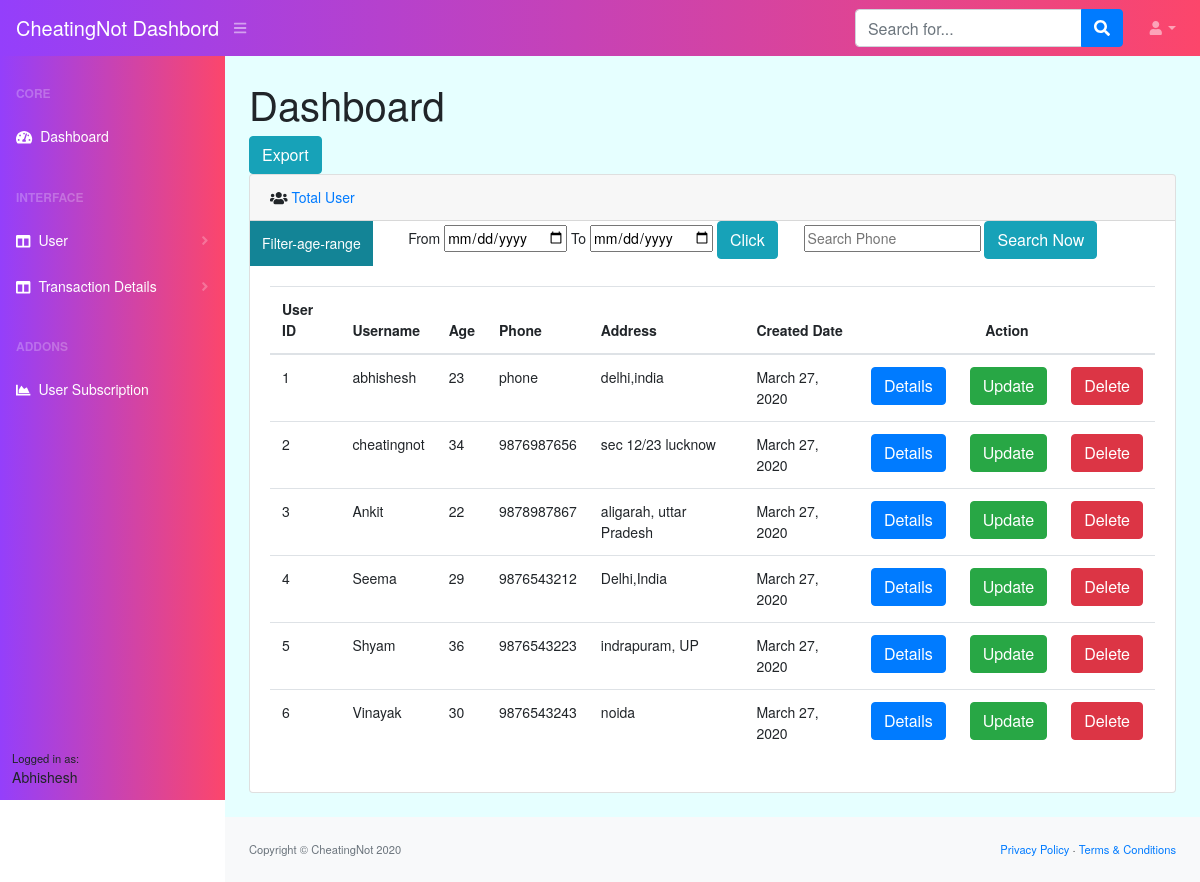
Page /userList/ on the earlier database version.
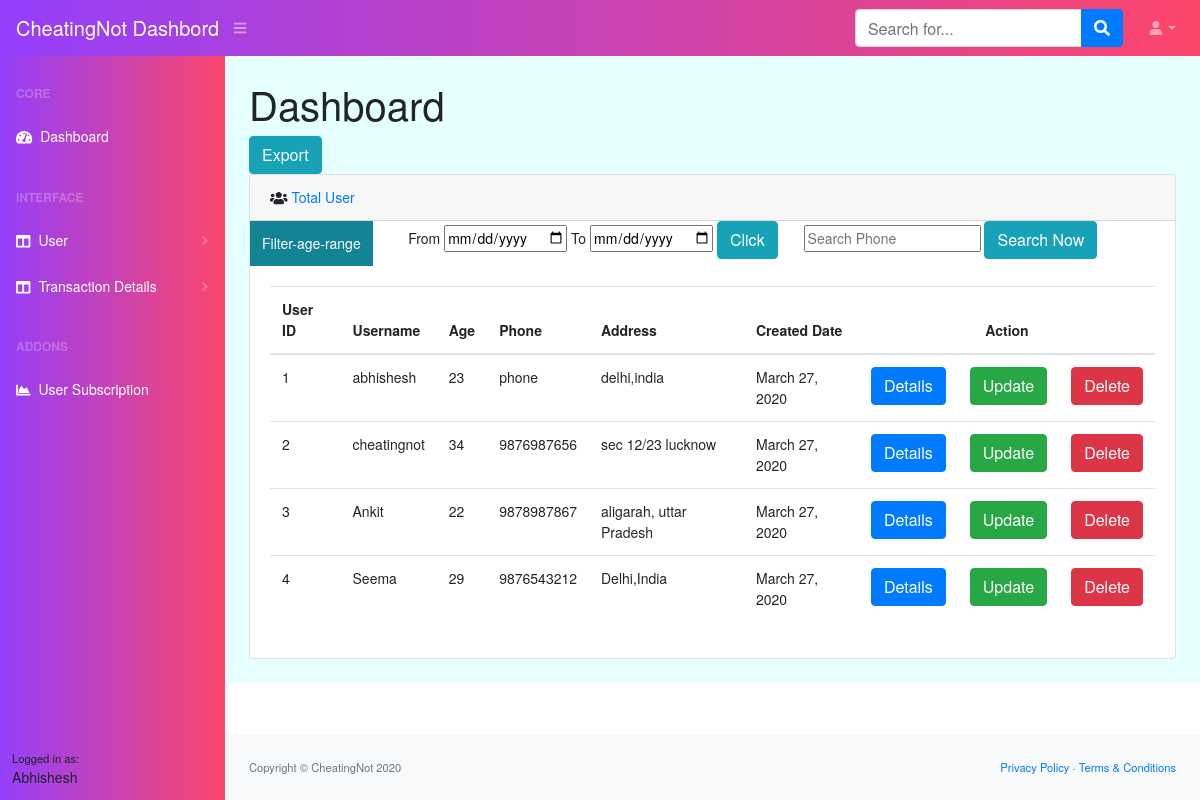
Same page on the later database version.
### cheatingdash/models.py (models this page shows)
class UserProfile(models.Model):
    user = models.OneToOneField(User, on_delete=models.CASCADE,null=True, blank=True)
    address = models.TextField( blank=True, null=True)
    age=models.CharField(max_length=4,null=True, blank=True)
    phone=models.CharField(max_length=11,null=True, blank=True)
    city=models.CharField(max_length=40,null=True, blank=True)
    create_at = models.DateTimeField(auto_now_add=True)
    def __unicode__(self):
        return self.user.username

### cheatingdash/views.py (the view)
# urls.py: path('userList/',views.userList,name='userList'),
def userList(request):
    user = UserProfile.objects.all()
    print(user)
    return render(request, 'userlisting.html', {'users':user})

### templates/userlisting.html (shortened to what this page needs)
{% load static %}
<!DOCTYPE html>
<html lang="en">
    <head>
        <link rel="stylesheet" href="{% static 'css/main.css' %}">
        <link href="https://cdn.datatables.net/1.10.20/css/dataTables.bootstrap4.min.css" rel="stylesheet" />
    </head>
    <body class="sb-nav-fixed">
        <nav class="sb-topnav navbar navbar-expand navbar-dark bg-dark">
            <a class="navbar-brand" href="#">CheatingNot Dashbord</a><button class="btn btn-link btn-sm order-1 order-lg-0" id="sidebarToggle" href="#"><i class="fas fa-bars"></i></button
            >
            <form class="d-none d-md-inline-block form-inline ml-auto mr-0 mr-md-3 my-2 my-md-0">
                <div class="input-group">
                    <input class="form-control" type="text" placeholder="Search for..." aria-label="Search" aria-describedby="basic-addon2" />
                    <div class="input-group-append">
                        <button class="btn btn-primary" type="button"><i class="fas fa-search"></i></button>
                    </div>
                </div>
            </form>
            <ul class="navbar-nav ml-auto ml-md-0">
                <li class="nav-item dropdown">
                    <a class="nav-link dropdown-toggle" id="userDropdown" href="#" role="button" data-toggle="dropdown" aria-haspopup="true" aria-expanded="false"><i class="fas fa-user fa-fw"></i></a>
                </li>
            </ul>
        </nav>
        <div id="layoutSidenav">
            <div id="layoutSidenav_nav">
                <nav class="sb-sidenav accordion sb-sidenav-dark" id="sidenavAccordion">
                    <div class="sb-sidenav-menu">
                        <div class="nav">
                            <div class="sb-sidenav-menu-heading">Core</div>
                            <a class="nav-link" href="/"
                                ><div class="sb-nav-link-icon"><i class="fas fa-tachometer-alt"></i></div>
                                Dashboard</a
                            >
                            <div class="sb-sidenav-menu-heading">Interface</div>
                            <a class="nav-link collapsed" href="#" data-toggle="collapse" data-target="#collapseLayouts" aria-expanded="false" aria-controls="collapseLayouts"
                                ><div class="sb-nav-link-icon"><i class="fas fa-columns"></i></div>
                                User
                                <div class="sb-sidenav-collapse-arrow"><i class="fas fa-angle-down"></i></div
                            ></a>
                            <a class="nav-link collapsed" href="#" data-toggle="collapse" data-target="#collapseLayouts" aria-expanded="false" aria-controls="collapseLayouts"
                                ><div class="sb-nav-link-icon"><i class="fas fa-columns"></i></div>
                                Transaction Details
                                <div class="sb-sidenav-collapse-arrow"><i class="fas fa-angle-down"></i></div
                            ></a>
                            <div class="sb-sidenav-menu-heading">Addons</div>
                            <a class="nav-link" href="/userSubscription"
                                ><div class="sb-nav-link-icon"><i class="fas fa-chart-area"></i></div>
                                User Subscription</a
                            >
                        </div>
                    </div>
                    <div class="sb-sidenav-footer">
                        <div class="small">Logged in as:</div>
                        Abhishesh
                    </div>
                </nav>
            </div>
            <div id="layoutSidenav_content">
                <main style="background-color: #e6ffff;">
                    <div class="container-fluid">
                        <h1 class="mt-4">Dashboard</h1>
                        <div class="">
    <form action="/userListCSV/"  method="post">
  <button type="submit" class="btn btn-info">Export</button>
</form>
    </div>
                        <div class="card mb-4">
                            <div class="card-header"><i  class="fas fa-users mr-1"></i><a href="/userList">Total User</a></div>
                            <div class="row">
                            <div class="dropdown col-md-2">
  <button class="dropbtn">Filter-age-range</button>
</div>
<div class="col-md-5">
    <form action="/datefilter/"  method="post">
  <label for="birthday">From</label>
  <input type="date"  name="start">
    <label for="birthday">To</label>
  <input type="date"  name="end">
  <button type="submit" class="btn btn-info">Click</button>
</form>
    </div>
<div class="col-md-5">
 <form action="/search/" method="post">
 <input type="text" name="q" placeholder="Search Phone">
 <button type="submit" class="btn btn-info">Search Now</button>
</form>
</div>
</div>
                            <div class="card-body">
                                <div class="table-responsive">
                                 <table class="table">
    <thead>
        <tr>
            <th>User ID</th>
            <th>Username</th>
            <th>Age</th>
            <th>Phone</th>
            <th>Address</th>
            <th>Created Date</th>
            <th colspan="3" class="text-center">Action</th>
        </tr>
    </thead>
    <tbody>
        {% for user in users %}
       <tr>
        <td>{{user.id}}</td>
        <td>{{user.user}}</td>
        <td>{{user.age}}</td>
        <td>{{user.phone}}</td>
        <td>{{user.address}}</td>
        <td>{{user.create_at|date}}</td>
        <td><a href="/Detailsuser/{{user.id}}" rel="noopener noreferrer" class="text-center btn btn-primary">Details</a></td>
        <td><a href="#" target="_blank" rel="noopener noreferrer" class="text-center btn btn-success">Update</a></td>
         <td><a href="/Deleteuser/{{user.id}}" rel="noopener noreferrer" class="text-center btn btn-danger">Delete</a></td>
       </tr>
       {% endfor %}
    </tbody>
</table>
                                </div>
                            </div>
                        </div>
                    </div>
                </main>
                <footer class="py-4 bg-light mt-auto">
                    <div class="container-fluid">
                        <div class="d-flex align-items-center justify-content-between small">
                            <div class="text-muted">Copyright &copy; CheatingNot 2020</div>
                            <div>
                                <a href="#">Privacy Policy</a>
                                &middot;
                                <a href="#">Terms &amp; Conditions</a>
                            </div>
                        </div>
                    </div>
                </footer>
            </div>
        </div>
    </body>
</html>

Differences in the rows shown:
removed UserProfile: id "5", user "Shyam", age "36", phone "9876543223", address "indrapuram, UP", create_at "March 27, 2020"
removed UserProfile: id "6", user "Vinayak", age "30", phone "9876543243", address "noida", create_at "March 27, 2020"
